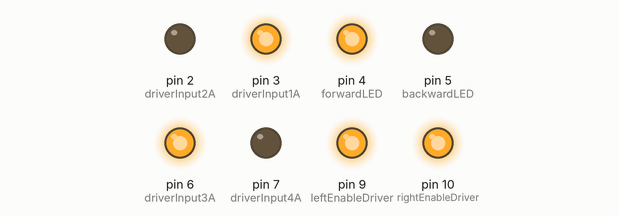
A sketch run on a simulated Arduino Uno, built with avr-gcc and run on an emulated ATmega328P. On the bench: output pins drawn as LEDs (lit = HIGH).

Above: at 2.5 s.
At 7.5 s:
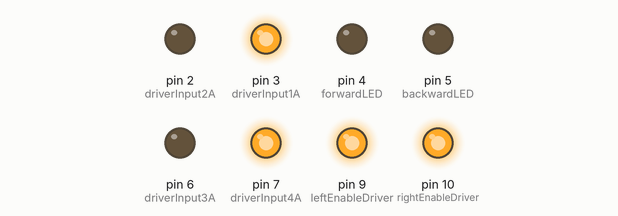
At 17.5 s:
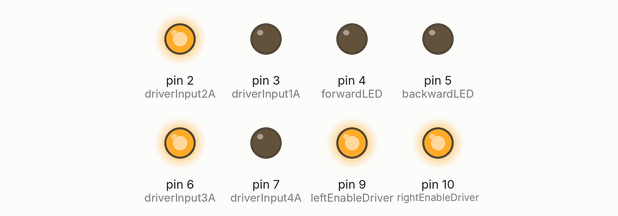
Timing chart, 0 to 26.0 s (numbered marks = the images above):
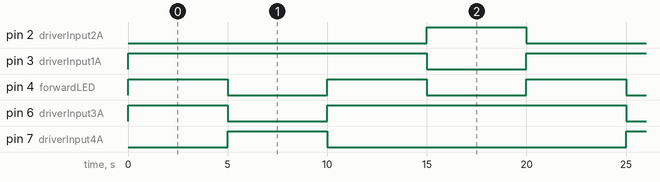

The sketch:

SensorBot.ino
```cpp
//L293 information sheet
//http://www.ti.com/lit/ds/symlink/l293d.pdf

//This project uses Arduino UNO and the L293DNE IC to run two
//motors independently forward and backward, and with speed
//adjustable with pulse-width modulation (PWM).


// Hook up the Arduino to the L293 IC, and define constants:

// side L (going from top left to bottom left on IC)
  const int leftEnableDriver = 9; // pin 1 on IC, enableDriver12EN, on a PWM-capable arduino pin
  const int driverInput1A = 3;  // pin 2 on IC
  // pin 3 on IC = driverOutput1Y , goes to L motor
  // pin 4 on IC = ground
  // pin 5 on IC = ground
  // pin 6 on IC = driverOutput2Y, goes to L motor
  const int driverInput2A = 2;  // pin 7 on IC
  // pin 8 on IC  is positive power source for the motors

//side R (going from bottom right to top right on IC, as is the convention)
  const int rightEnableDriver = 10;  //pin 9 on IC, enableDriver34EN, on a PWM-capable arduino pin
  const int driverInput3A = 6; // pin 10 on IC
  // pin 11 on IC = driverOutput3Y, goes to R motor
  // pin 12 on IC = ground
  // pin 13 on IC = ground
  // pin 14 on IC = driverOutput4Y, goes to R motor
  const int driverInput4A = 7; // pin 15 on IC
  // pin 16 on IC powers the IC, needs 5V

// debug LEDs
  const int forwardLED = 4;
  const int backwardLED = 5;
  const int rightLED = 8;
  const int leftLED = 12;

void setup() {

  pinMode(leftEnableDriver, OUTPUT);
  pinMode(rightEnableDriver, OUTPUT);
  pinMode(driverInput1A, OUTPUT);
  pinMode(driverInput2A, OUTPUT);
  pinMode(driverInput3A, OUTPUT);
  pinMode(driverInput4A, OUTPUT);

  pinMode(forwardLED, OUTPUT);
  pinMode(backwardLED, OUTPUT);

  //set the wheels to spinning
  digitalWrite(leftEnableDriver, HIGH);
  digitalWrite(rightEnableDriver, HIGH);
}

void loop() {
  goForward();
  delay(5000);
//  goBackward();
//  delay(1000);
  goRight();
  delay(5000);
  goForward();
  delay(5000);
  goLeft();
  delay(5000);

}

void goForward(){
  //  Serial.print("Going Forward");
  //make both sides of wheels go forward
  digitalWrite(driverInput1A, HIGH);
  digitalWrite(driverInput2A, LOW);
  digitalWrite(driverInput3A, HIGH);
  digitalWrite(driverInput4A, LOW);
  //debug lights
  digitalWrite(forwardLED, HIGH);
  digitalWrite(backwardLED, LOW);
  digitalWrite(rightLED, LOW);
  digitalWrite(leftLED, LOW);
}

void goBackward(){
  //  Serial.print("Going Backward ");
  //make both sides of wheels go backward
  digitalWrite(driverInput1A, LOW);
  digitalWrite(driverInput2A, HIGH);
  digitalWrite(driverInput3A, LOW);
  digitalWrite(driverInput4A, HIGH);
  //debug lights
  digitalWrite(forwardLED, LOW);
  digitalWrite(backwardLED, HIGH);
  digitalWrite(rightLED, LOW);
  digitalWrite(leftLED, LOW);
}

void goRight(){
  //  Serial.print("Going Right ");
  //make left side go forward
  digitalWrite(driverInput1A, HIGH);
  digitalWrite(driverInput2A, LOW);
  //make right side go forward
  digitalWrite(driverInput3A, LOW);
  digitalWrite(driverInput4A, HIGH);
  //debug lights
  digitalWrite(forwardLED, LOW);
  digitalWrite(backwardLED, LOW);
  digitalWrite(rightLED, HIGH);
  digitalWrite(leftLED, LOW);
}

void goLeft(){
  //  Serial.print("Going Left ");
  //make left side go backward
  digitalWrite(driverInput1A, LOW);
  digitalWrite(driverInput2A, HIGH);
  //make right side go forward
  digitalWrite(driverInput3A, HIGH);
  digitalWrite(driverInput4A, LOW);
  //debug lights
  digitalWrite(forwardLED, LOW);
  digitalWrite(backwardLED, LOW);
  digitalWrite(rightLED, LOW);
  digitalWrite(leftLED, HIGH);
}
```

Measured:
- by itself, pin 2 (driverInput2A), pin 7 (driverInput4A): alternates HIGH for 5.0 s and LOW for 15.0 s
- by itself, pin 3 (driverInput1A): alternates HIGH for 15.0 s and LOW for 5.0 s
- by itself, pin 4 (forwardLED): alternates HIGH for 5.0 s and LOW for 5.0 s
- by itself, pin 6 (driverInput3A): repeats every 20.0 s: LOW 5.0 s, HIGH 15.0 s
